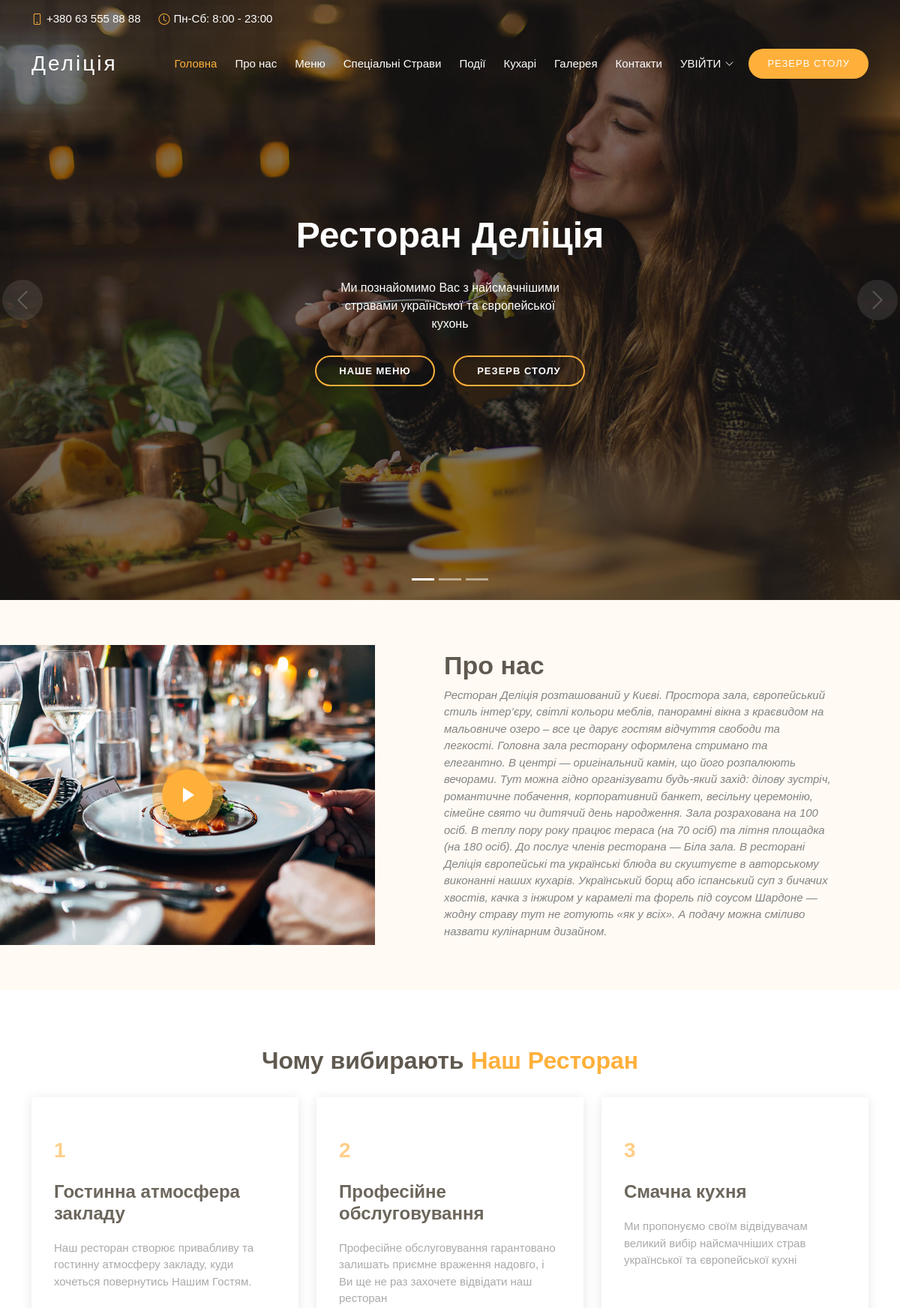
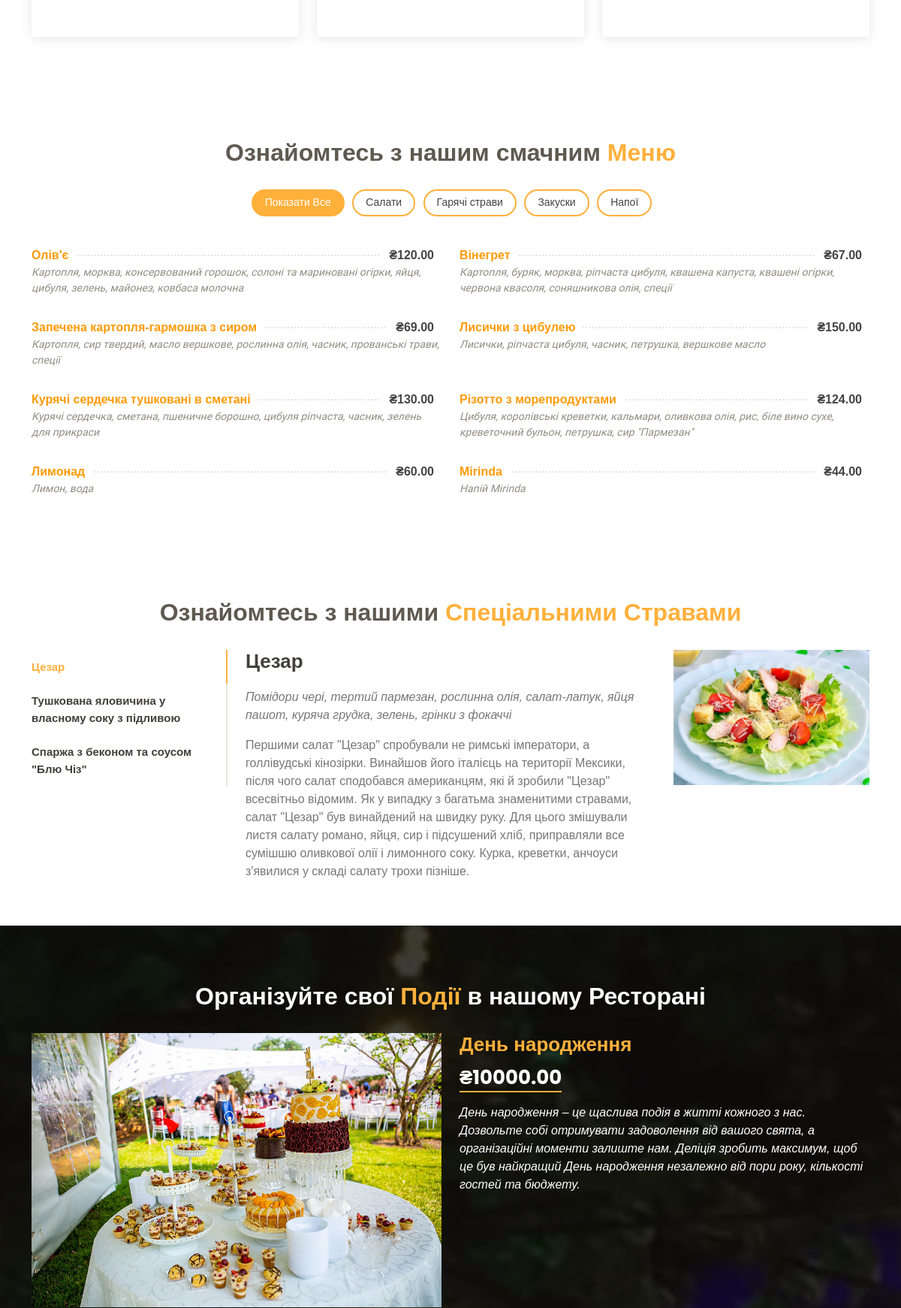
The page / (upper part) on the database its author committed (2 pictures, top to bottom).
### main_page/models.py (models this page shows, shortened)
class StartPage(models.Model):
    position = models.PositiveSmallIntegerField()
    title = models.CharField(max_length=100)
    description = models.TextField(max_length=400)
    photo = models.FileField(upload_to=NewFileName('images/start_page').get_file_name)
    is_visible = models.BooleanField(default=True)
    class Meta:
        ordering = ('position', )

class About(models.Model):
    title = models.CharField(max_length=100)
    description = models.TextField(max_length=1000)
    video = models.FileField(upload_to=NewFileName('video/about').get_file_name)
    photo = models.ImageField(upload_to=NewFileName('images/about').get_file_name)

class WhyUsCard(models.Model):
    position = models.PositiveSmallIntegerField()
    title = models.CharField(max_length=100, unique=True)
    description = models.TextField(max_length=200)
    is_visible = models.BooleanField(default=True)
    class Meta:
        ordering = ('position', )

class DishCategory(models.Model):
    position = models.PositiveSmallIntegerField(unique=True)
    name = models.CharField(max_length=50, unique=True)
    is_visible = models.BooleanField(default=True)
    class Meta:
        ordering = ('position', )

class Dish(models.Model):
    position = models.PositiveSmallIntegerField()
    name = models.CharField(max_length=50, unique=True)
    is_visible = models.BooleanField(default=True)
    category = models.ForeignKey(DishCategory, on_delete=models.CASCADE)
    is_special = models.BooleanField(default=False)
    description = models.TextField(max_length=500, blank=True)
    price = models.DecimalField(max_digits=8, decimal_places=2)
    ingredients = models.CharField(max_length=200)
    photo = models.ImageField(upload_to=NewFileName('images/dishes').get_file_name)
    class Meta:
        ordering = ('position', )

class Events(models.Model):
    title = models.CharField(max_length=100, unique=True)
    description = models.TextField(max_length=600)
    price = models.DecimalField(max_digits=8, decimal_places=2)
    photo = models.ImageField(upload_to=NewFileName('images/events').get_file_name)
    is_visible = models.BooleanField(default=True)
    date_stop_event = models.DateTimeField()
    class Meta:
        ordering = ('date_stop_event', )

### main_page/views.py (the view, shortened to what this page needs)
# urls.py: path('', main_page)
def main_page(request):
    popup_reservation, popup_message, not_valid_form = False, False, False
    start_page = StartPage.objects.filter(is_visible=True)[:MAX_QUANTITY_START_PAGES_SLIDES]
    about = About.objects.first()
    cards = WhyUsCard.objects.filter(is_visible=True)[:3]
    categories = DishCategory.objects.filter(is_visible=True)
    dishes = Dish.objects.filter(is_visible=True, is_special=False)
    specials_dishes = Dish.objects.filter(is_visible=True, is_special=True)
    events = Events.objects.filter(is_visible=True, date_stop_event__gt=datetime.now())
    gallery = RestaurantPhoto.objects.filter(is_visible=True)[:MAX_QUANTITY_OF_PHOTOS_IN_GALLERY_DISPLAYED]
    chefs = Chefs.objects.filter(is_visible=True)
    reviews = Review.objects.filter(is_visible=True)[:MAX_QUANTITY_REVIEWS_DISPLAYED]
    form_user_reservation = FormUserReservation()
    form_user_message = FormUserMessage()
    return render(request, 'main_page.html', context={
        'start_page': start_page,
        'about': about,
        'cards': cards,
        'categories': categories,
        'dishes': dishes,
        'specials': specials_dishes,
        'events': events,
        'gallery': gallery,
        'chefs': chefs,
        'reviews': reviews,
        'form_user_reservation': form_user_reservation,
        'form_user_message': form_user_message,
        'popup_reservation': popup_reservation,
        'popup_message': popup_message,
        'not_valid_form': not_valid_form,
    })

### main_page/templates/main_page.html (shortened to what this page needs)
{% extends 'index.html' %}
{% block site_content %}
    {%  include 'hero_section.html' %}
    {% include 'about.html' %}
    {% include 'why_us.html' %}
    {% include 'menu.html' %}
    {% include 'specials_section.html' %}
    {% include 'events_section.html' %}
{% endblock %}

### templates/index.html (shortened to what this page needs)
{% load static %}
<!DOCTYPE html>
<html lang="en">
<head>
  <link rel="stylesheet" href={% static "assets/vendor/animate.css/animate.min.css" %}>
  <link rel="stylesheet" href={% static "assets/vendor/bootstrap/css/bootstrap.css" %}>
  <link rel="stylesheet" href={% static "assets/vendor/datetimepicker/bootstrap.min.css" %}>
  <link rel="stylesheet" href={% static "assets/vendor/bootstrap-icons/bootstrap-icons.css" %}>
  <link rel="stylesheet" href={% static "assets/vendor/boxicons/css/boxicons.min.css" %}>
  <link rel="stylesheet" href={% static "assets/vendor/glightbox/css/glightbox.min.css" %}>
  <link rel="stylesheet" href={% static "assets/vendor/swiper/swiper-bundle.min.css" %}>
  <link rel="stylesheet" href={% static "assets/vendor/daterangepicker/daterangepicker.css" %}/>
  <link rel="stylesheet" href={% static "assets/vendor/datetimepicker/bootstrap-datetimepicker.min.css" %}/>
  <link rel="stylesheet" href={% static "assets/css/style.css" %}>
</head>
<body>
  {% include 'top_bar.html' %}
  {% include 'header.html' %}
  <main id="main">
      {% block site_content %}
      {% endblock %}
  </main>
</body>
</html>

### main_page/templates/top_bar.html
<section id="topbar" class="d-flex align-items-center fixed-top topbar-transparent">
    <div class="container-fluid container-xl d-flex align-items-center justify-content-center justify-content-lg-start">
      <i class="bi bi-phone d-flex align-items-center"><span>+380 63 555 88 88</span></i>
      <i class="bi bi-clock ms-4 d-none d-lg-flex align-items-center"><span>Пн-Сб: 8:00 - 23:00</span></i>
    </div>
  </section>

### main_page/templates/header.html (shortened to what this page needs)
<header id="header" class="fixed-top d-flex align-items-center header-transparent">
    <div class="container-fluid container-xl d-flex align-items-center justify-content-between">
      <div class="logo me-auto">
        <h1><a href="/">Деліція</a></h1>
      </div>
      <nav id="navbar" class="navbar order-last order-lg-0">
        <ul>
          <li><a class="nav-link scrollto active" href="/#hero">Головна</a></li>
          <li><a class="nav-link scrollto" href="/#about">Про нас</a></li>
          <li><a class="nav-link scrollto" href="/#menu">Меню</a></li>
          <li><a class="nav-link scrollto" href="/#specials">Спеціальні Страви</a></li>
          <li><a class="nav-link scrollto" href="/#events">Події</a></li>
          <li><a class="nav-link scrollto" href="/#chefs">Кухарі</a></li>
          <li><a class="nav-link scrollto" href="/#gallery">Галерея</a></li>
          <li><a class="nav-link scrollto" href="/#contact">Контакти</a></li>
          {% if not user.username %}
            <li class="dropdown"><a href="/#"><span>УВІЙТИ</span> <i class="bi bi-chevron-down"></i></a>
            </li>
          {% endif %}
        </ul>
      </nav>
      <a href="/#book-a-table" class="book-a-table-btn scrollto">РЕЗЕРВ СТОЛУ</a>
    </div>
</header>

### main_page/templates/hero_section.html
<section id="hero">
    <div class="hero-container">
      <div id="heroCarousel" data-bs-interval="5000" class="carousel slide carousel-fade" data-bs-ride="carousel">
        <ol class="carousel-indicators" id="hero-carousel-indicators"></ol>
        <div class="carousel-inner" role="listbox">
          {% for slide in start_page %}
            {% if forloop.first %}
              <div class="carousel-item active" style="background-image: url({{ slide.photo.url }});">
            {% else %}
              <div class="carousel-item" style="background-image: url({{ slide.photo.url }});">
            {% endif %}
              <div class="carousel-container">
                <div class="carousel-content">
                  <h2 class="animate__animated animate__fadeInDown">{{ slide.title }}</h2>
                  <p class="animate__animated animate__fadeInUp">{{ slide.description }}</p>
                  <div>
                    <a href="#menu" class="btn-menu animate__animated animate__fadeInUp scrollto">Наше Меню</a>
                    <a href="#book-a-table" class="btn-book animate__animated animate__fadeInUp scrollto">РЕЗЕРВ СТОЛУ</a>
                  </div>
                </div>
              </div>
            </div>
          {% endfor %}
        </div>
        <a class="carousel-control-prev" href="#heroCarousel" role="button" data-bs-slide="prev">
          <span class="carousel-control-prev-icon bi bi-chevron-left" aria-hidden="true"></span>
        </a>
        <a class="carousel-control-next" href="#heroCarousel" role="button" data-bs-slide="next">
          <span class="carousel-control-next-icon bi bi-chevron-right" aria-hidden="true"></span>
        </a>
      </div>
    </div>
  </section>

### main_page/templates/about.html
{% load static %}
<section id="about" class="about">
      <div class="container-fluid">
        <div class="row">
          {% block about %}
            <div class="col-lg-5 align-items-stretch video-box" style='background-image: url({{ about.photo.url }});'>
              <a href={{ about.video.url }} class="venobox play-btn mb-4" data-vbtype="video" data-autoplay="true"></a>
            </div>
            <div class="col-lg-7 d-flex flex-column justify-content-center align-items-stretch">
              <div class="content">
                <h3><strong>{{ about.title }}</strong></h3>
                <p class="fst-italic">{{ about.description }}</p>
              </div>
            </div>
          {% endblock %}
        </div>
      </div>
    </section>

### main_page/templates/why_us.html
<section id="why-us" class="why-us">
      <div class="container">
        <div class="section-title">
          <h2>Чому вибирають <span>Наш Ресторан</span></h2>
        </div>
        <div class="row">
          {% for card in cards %}
            {% if forloop.first %}
              <div class="col-lg-4">
            {% else %}
              <div class="col-lg-4 mt-4 mt-lg-0">
            {% endif %}
                <div class="box">
                  <span>{{ card.position }}</span>
                  <h4>{{ card.title }}</h4>
                  <p>{{ card.description }}</p>
                </div>
              </div>
          {% endfor %}
        </div>
      </div>
</section>

### main_page/templates/menu.html
<section id="menu" class="menu">
      <div class="container">
        <div class="section-title">
          <h2>Ознайомтесь з нашим смачним <span>Меню</span></h2>
        </div>
        <div class="row">
          <div class="col-lg-12 d-flex justify-content-center">
            <ul id="menu-flters">
              <li data-filter="*" class="filter-active">Показати Все</li>
              {% for category in categories %}
                <li data-filter=".category{{ category.pk }}">{{ category.name }}</li>
              {% endfor %}
            </ul>
          </div>
        </div>
        <div class="row menu-container">
          {% for dish in dishes %}
              <div class="col-lg-6 menu-item category{{ dish.category.pk }}">
                <div class="menu-content">
                  <a href="#">{{ dish.name }}</a><span>₴{{ dish.price }}</span>
                </div>
                <div class="menu-ingredients">
                  {{ dish.ingredients }}
                </div>
              </div>
          {% endfor %}
        </div>
      </div>
    </section>

### main_page/templates/specials_section.html
<section id="specials" class="specials">
      <div class="container">
        <div class="section-title">
          <h2>Ознайомтесь з нашими <span>Спеціальними Стравами</span></h2>
        </div>
        <div class="row">
          <div class="col-lg-3">
            <ul class="nav nav-tabs flex-column">
              {% for dish in specials %}
                <li class="nav-item">
                {% if forloop.first %}
                  <a class="nav-link active show" data-bs-toggle="tab" href="#tab-{{ dish.pk }}">{{ dish.name }}</a>
                {% else %}
                  <a class="nav-link" data-bs-toggle="tab" href="#tab-{{ dish.pk }}">{{ dish.name }}</a>
                {% endif %}
                </li>
              {% endfor %}
            </ul>
          </div>
          <div class="col-lg-9 mt-4 mt-lg-0">
            <div class="tab-content">
              {% for dish in specials %}
                {% if forloop.first %}
                  <div class="tab-pane active show" id="tab-{{ dish.pk }}">
                {% else %}
                  <div class="tab-pane" id="tab-{{ dish.pk }}">
                {% endif %}
                    <div class="row">
                      <div class="col-lg-8 details order-2 order-lg-1">
                        <h3>{{ dish.name }}</h3>
                        <p class="fst-italic">{{ dish.ingredients }}</p>
                        <p>{{ dish.description }}</p>
                      </div>
                      <div class="col-lg-4 text-center order-1 order-lg-2">
                        <img src={{ dish.photo.url }} alt="" class="img-fluid">
                      </div>
                    </div>
                  </div>
              {% endfor %}
            </div>
          </div>
        </div>
      </div>
    </section>

### main_page/templates/events_section.html (shortened to what this page needs)
<section id="events" class="events">
      <div class="container">
        <div class="section-title">
          <h2>Організуйте свої <span>Події</span> в нашому Ресторані</h2>
        </div>
        <div class="events-slider swiper">
          <div class="swiper-wrapper">
            {% for event in events %}
              <div class="swiper-slide">
                  <div class="row event-item">
                    <div class="col-lg-6">
                      <img src={{ event.photo.url }} class="img-fluid" alt="">
                    </div>
                    <div class="col-lg-6 pt-4 pt-lg-0 content">
                      <h3>{{ event.title }}</h3>
                      <div class="price">
                        <p><span>₴{{ event.price }}</span></p>
                      </div>
                      <p class="fst-italic">{{ event.description }}</p>
                    </div>
                  </div>
                </div>
            {% endfor %}
          </div>
        </div>
      </div>
    </section>

### rows shown on the page
StartPage: photo (picture), title "Ресторан Деліція", description "Ми познайомимо Вас з найсмачнішими стравами української та європейської кухонь"
About: photo (picture), title "Про нас", description "Ресторан Деліція розташований у Києві. Простора зала, європейський стиль інтер’єру, світлі кольори меблів, панорамні вікна з краєвидом на мальовниче озеро – все це дарує гостям відчуття свободи та легкості. Головна зала ресторану оформлена стримано та елегантно. В центрі — оригінальний камін, що його розпалюють вечорами. Тут можна гідно організувати будь-який захід: ділову зустріч, романтичне побачення, корпоративний банкет, весільну церемонію, сімейне свято чи дитячий день народження. Зала розрахована на 100 осіб. В теплу пору року працює тераса (на 70 осіб) та літня площадка (на 180 осіб). До послуг членів ресторана — Біла зала. В ресторані Деліція європейські та українські блюда ви…"
WhyUsCard: position "1", title "Гостинна атмосфера закладу", description "Наш ресторан створює привабливу та гостинну атмосферу закладу, куди хочеться повернутись Нашим Гостям."
WhyUsCard: position "2", title "Професійне обслуговування", description "Професійне обслуговування гарантовано залишать приємне враження надовго, і Ви ще не раз захочете відвідати наш ресторан"
WhyUsCard: position "3", title "Смачна кухня", description "Ми пропонуємо своїм відвідувачам великий вибір найсмачніших страв української та європейської кухні"
DishCategory: name "Салати"
DishCategory: name "Гарячі страви"
DishCategory: name "Закуски"
DishCategory: name "Напої"
Dish: name "Олів'є", price "120.00", ingredients "Картопля, морква, консервований горошок, солоні та мариновані огірки, яйця, цибуля, зелень, майонез, ковбаса молочна"
Dish: name "Вінегрет", price "67.00", ingredients "Картопля, буряк, морква, ріпчаста цибуля, квашена капуста, квашені огірки, червона квасоля, соняшникова олія, спеції"
Dish: name "Запечена картопля-гармошка з сиром", price "69.00", ingredients "Картопля, сир твердий, масло вершкове, рослинна олія, часник, прованські трави, спеції"
Dish: name "Лисички з цибулею", price "150.00", ingredients "Лисички, ріпчаста цибуля, часник, петрушка, вершкове масло"
Dish: name "Курячі сердечка тушковані в сметані", price "130.00", ingredients "Курячі сердечка, сметана, пшеничне борошно, цибуля ріпчаста, часник, зелень для прикраси"
Dish: name "Різотто з морепродуктами", price "124.00", ingredients "Цибуля, королівські креветки, кальмари, оливкова олія, рис, біле вино сухе, креветочний бульон, петрушка, сир \"Пармезан\""
Dish: name "Лимонад", price "60.00", ingredients "Лимон, вода"
Dish: name "Mirinda", price "44.00", ingredients "Напій Mirinda"
Dish: name "Цезар", ingredients "Помідори чері, тертий пармезан, рослинна олія, салат-латук, яйця пашот, куряча грудка, зелень, грінки з фокаччі", description "Першими салат \"Цезар\" спробували не римські імператори, а голлівудські кінозірки. Винайшов його італієць на території Мексики, після чого салат сподобався американцям, які й зробили \"Цезар\" всесвітньо відомим. Як у випадку з багатьма знаменитими стравами, салат \"Цезар\" був винайдений на швидку руку. Для цього змішували листя салату романо, яйця, сир і підсушений хліб, приправляли все сумішшю оливкової олії і лимонного соку. Курка, креветки, анчоуси з'явилися у складі салату трохи пізніше.", photo (picture)
Dish: name "Тушкована яловичина у власному соку з підливою"
Dish: name "Спаржа з беконом та соусом \"Блю Чіз\""
Events: photo (picture), title "День народження", price "10000.00", description "День народження – це щаслива подія в житті кожного з нас. Дозвольте собі отримувати задоволення від вашого свята, а організаційні моменти залиште нам. Деліція зробить максимум, щоб це був найкращий День народження незалежно від пори року, кількості гостей та бюджету."
